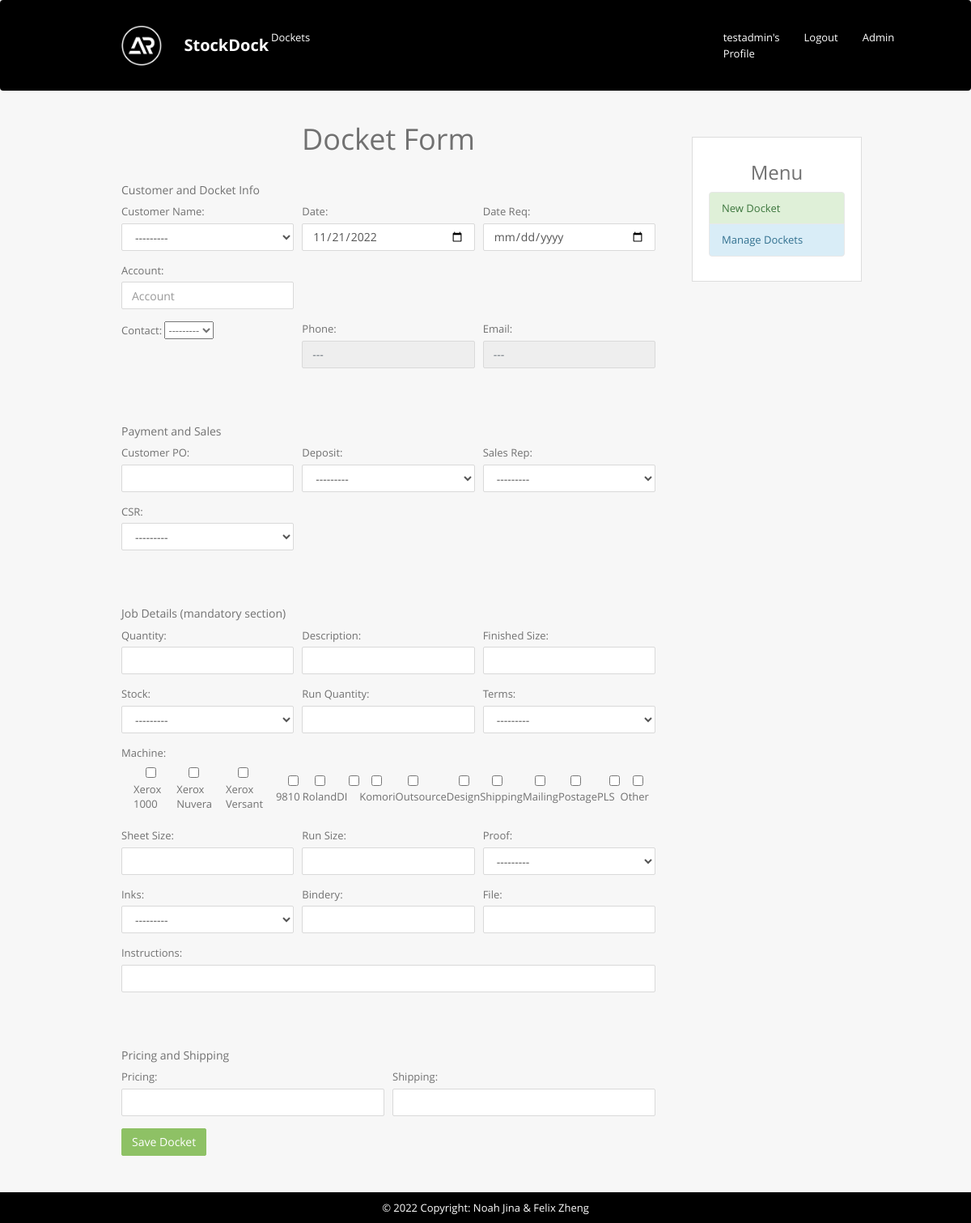
The app's page /dockets/newDocket/ (signed in), older data.
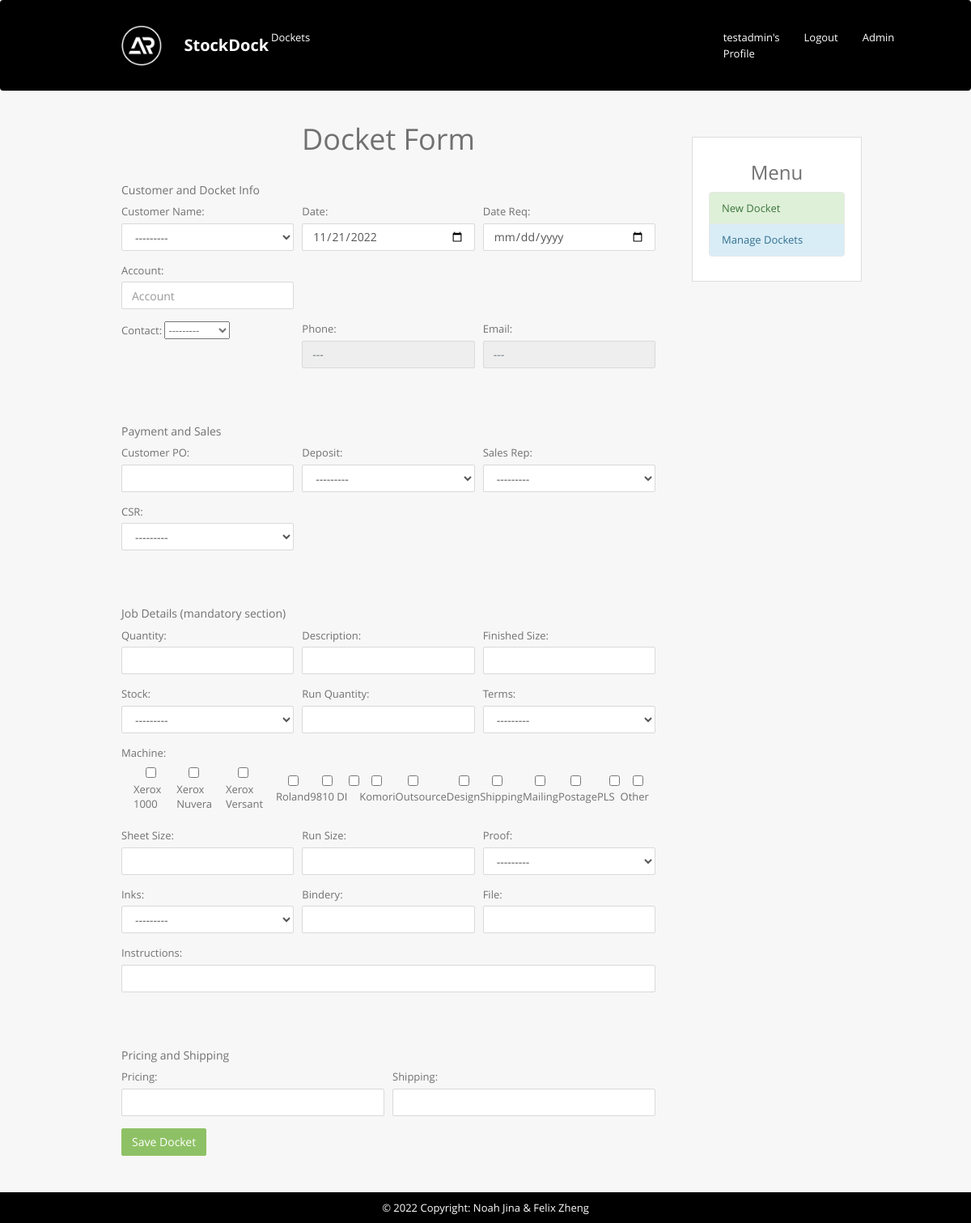
The same page, newer data.
### Dockets/models.py (models this page shows)
class Deposit(models.Model):
    deposit = models.CharField(max_length=200)
    def __str__(self):
        return self.deposit

### Dockets/views.py (the view, shortened to what this page needs)
# urls.py: path('newDocket/', CreateDocket.as_view(), name='dockets-new'),
class CreateDocket(LoginRequiredMixin, CreatePopupMixin, CreateView):
    login_url = 'login'
    redirect_field_name = 'redirect_to'
    model = Docket
    form_class = NewDocketForm

### Dockets/models.py (called while the page is built)
    def __str__(self):
        return self.name

    def __str__(self):
        return self.name

    def __str__(self):
        return self.name

    def __str__(self):
        return self.name

    def __str__(self):
        return self.name

    def __str__(self):
        return self.name

    def __str__(self):
        return self.name

    def __str__(self):
        return self.name

    def __str__(self):
        return self.term

### Dockets/templates/dockets/docket_form.html (shortened to what this page needs)
{% extends "dockets/base.html" %}
{% block content %}
    <center><h1>Docket Form</h1></center>
    <form action="" method="POST">
    <div class="form-group wrapper">
        <h5>Customer and Docket Info</h5>
        <div class="form-row">
            <div class="form-group col-md-4">
                <label>Customer Name: </label>
                {{ form.customer_name  }}
            </div>
            <div class="form-group col-md-4">
                <label>Date: </label>
                {{ form.date }}
            </div>
            <div class="form-group col-md-4">
                <label>Date Req: </label>
                {{ form.date_required  }}
            </div>
        </div>
        <div class="form-row">
            <div class="form-group col-md-4">
                <label>Account: </label>
                {{ form.account }}
            </div>
        </div>
        <div class="form-row">
            <div class="form-group col-md-4">
                <label>Contact: </label>
                {{ form.contact }}
            </div>
            <div class="form-group col-md-4">
                <label>Phone: </label>
                <select id="phone" class="form-control custom-select" name="info" disabled>
                    <option selected disabled>---</option>
                  </select>
            </div>
            <div class="form-group col-md-4">
                <label>Email: </label>
                <select id="email" class="form-control custom-select" name="info" disabled>
                    <option selected disabled>---</option>
                  </select>
            </div>
        </div>
    </div>
    <div class="form-group wrapper">
        <h5>Payment and Sales</h5>
        <div class="form-row">
            <div class="form-group col-md-4">
                <label>Customer PO: </label>
                {{ form.customer_PO  }}
            </div>
            <div class="form-group col-md-4">
                <label>Deposit: </label>
                {{ form.deposit }}
            </div>
            <div class="form-group col-md-4">
                <label>Sales Rep: </label>
                {{ form.rep  }}
            </div>
        </div>
        <div class="form-row">
            <div class="form-group col-md-4">
                <label>CSR: </label>
                {{ form.csr }}
            </div>
        </div>
    </div>
    <div class="form-group wrapper">
        <h5>Job Details (mandatory section)</h5>
        <div class="form-row">
            <div class="form-group col-md-4">
                <label>Quantity: </label>
                {{ form.quantity_1  }}
            </div>
            <div class="form-group col-md-4">
                <label>Description: </label>
                {{ form.description_1 }}
            </div>
            <div class="form-group col-md-4">
                <label>Finished Size: </label>
                {{ form.finished_size_1  }}
            </div>
        </div>
        <div class="form-row">
            <div class="form-group col-md-4">
                <label>Stock: </label>
                {{ form.stock_1  }}
            </div>
            <div class="form-group col-md-4">
                <label>Run Quantity: </label>
                {{ form.run_quantity_1  }}
            </div>
            <div class="form-group col-md-4">
                <label>Terms: </label>
                {{ form.terms  }}
            </div>
        </div>
        <div class="form-row">
            <div class="form-group col-md-12">
                <label>Machine: </label>
                <br>
                {{ form.machine_1 }}
            </div>
        </div>
        <div class="form-row">
            <div class="form-group col-md-4">
                <label>Sheet Size: </label>
                {{ form.sheet_size_1  }}
            </div>
            <div class="form-group col-md-4">
                <label>Run Size: </label>
                {{ form.run_size_1 }}
            </div>
            <div class="form-group col-md-4">
                <label>Proof: </label>
                {{ form.proof_1  }}
            </div>
        </div>
        <div class="form-row">
            <div class="form-group col-md-4">
                <label>Inks: </label>
                {{ form.inks_1  }}
            </div>
            <div class="form-group col-md-4">
                <label>Bindery: </label>
                {{ form.bindery_1 }}
            </div>
            <div class="form-group col-md-4">
                <label>File: </label>
                {{ form.file_1  }}
            </div>
        </div>
        <div class="form-row">
            <div class="form-group col-md-12">
                <label>Instructions: </label>
                {{ form.instructions_1 }}
            </div>
        </div>
    </div>
    <div class="form-group wrapper">
        <h5>Pricing and Shipping</h5>
        <div class="form-row">
            <div class="form-group col-md-6">
                <label>Pricing: </label>
                {{ form.price_comission_1  }}
            </div>
            <div class="form-group col-md-6">
                <label>Shipping: </label>
                {{ form.shipping_1 }}
            </div>
        </div>
        <div class="form-row">
            <div class="form-group col-md-6">
            <input type="submit" value="Save Docket" class="btn btn-success">
        </div>
        </div>
    </div>
    </form>
{% endblock content %}

### Dockets/templates/dockets/base.html (shortened to what this page needs)
{% load static %}
<!DOCTYPE html>
<html>
<head>
     <link rel="stylesheet" href="https://cdn.jsdelivr.net/npm/bootstrap@4.3.1/dist/css/bootstrap.min.css">
    <link rel="stylesheet" type="text/css" href="{% static 'dockets/main.css' %}">
    <link rel="stylesheet" type="text/css" href="{% static 'dockets/form.css' %}">
</head>
<body>
    <header class="site-header">
      <nav class="navbar navbar-expand-md navbar-dark bg-steel fixed-top">
        <div class="container-fluid">
          <div class="col-sm-1">
            <a href="https://allrush.ca/">
              <img src="{% static 'assets/logo.png' %}" style="max-width:50px" alt="AR_Logo">
            </a>
          </div>
          <div class="col-sm-1">
            <a class="navbar-brand navbar-text text-white" href="{% url 'dockets-home' %}">StockDock</a>
          </div>
          <div class="collapse navbar-collapse" id="navbarToggle">
            <div class="col-sm-9">
              <ul class="navbar-nav">
                <li class="nav-item">
                  <a class="navbar-text text-white" href="{% url 'dockets-home' %}">Dockets</a>
                </li>
              </ul>
            </div>
            <div class="col-sm-3 text-end">
                <ul class="navbar-nav">
                  {% if user.is_authenticated %}
                    <li class="nav-item">
                      <a class="navbar-text text-white" href="{% url 'profile' %}">{{ user.username }}'s Profile</a>
                    </li>
                    <li class="nav-item">
                      <a class="navbar-text text-white" href="{% url 'logout' %}">Logout</a>
                    </li>
                  {% endif %}
                  <li class="nav-item">
                    <a class="navbar-text text-white" href="{% url 'admin:index' %}">Admin</a>
                  </li>
                </ul>
              </div>
            </div>
          </div>
      </nav>
    </header>
    <main role="main" class="container-fluid min-vh-100">
        <div class="row">
        <div class="col-md-9">
            {% block content %}{% endblock %}
        </div>
        <div class="col-md-3">
            <br></br>
            <div class="content-section">
                <center><h3>Menu</h3></center>
                <p class='text-muted'>
                <div class="list-group" id="menu">
                    <a href="{% url 'dockets-new' %}" class="list-group-item menu-link list-group-item-success">New Docket</a>
                    <a href="{% url 'dockets-home' %}" class="list-group-item menu-link list-group-item-info">Manage Dockets</a>
                </div>
                </p>
            </div>
        </div>
        </div>
    </main>
<footer class="bg-dark text-center text-white mt-auto mt-2">
  <div class="text-center p-3" style="background-color: black;">
    <a class="text-white" href="https://github.com/noahj9">Noah Jina & Felix Zheng</a>
  </div>
</footer>
</body>
</html>

### Dockets/static/dockets/main.css (style rules this page uses)
body { background: #fafafa; color: #333333; margin-top: 5rem; }
h1, h2, h3, h4, h5, h6 { color: #444444; }
ul { margin: 0; }
.bg-steel { background-color: black; }
.content-section { background: #ffffff; padding: 10px 20px; border: 1px solid #dddddd; margin-bottom: 100px; min-height: 1vh; }
.container-fluid { max-width: 80vw; }

Row changes from the older to the newer data that the page shows:
added Deposit: deposit "---------"
Text that changed along with them:
form field deposit: "---------" → (not shown)
